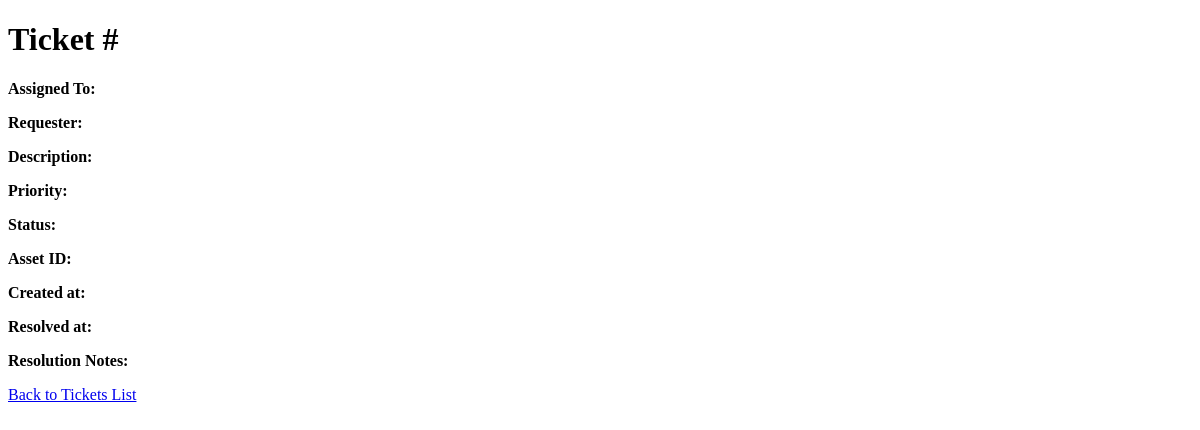
The app's page /ticket/4, older data.
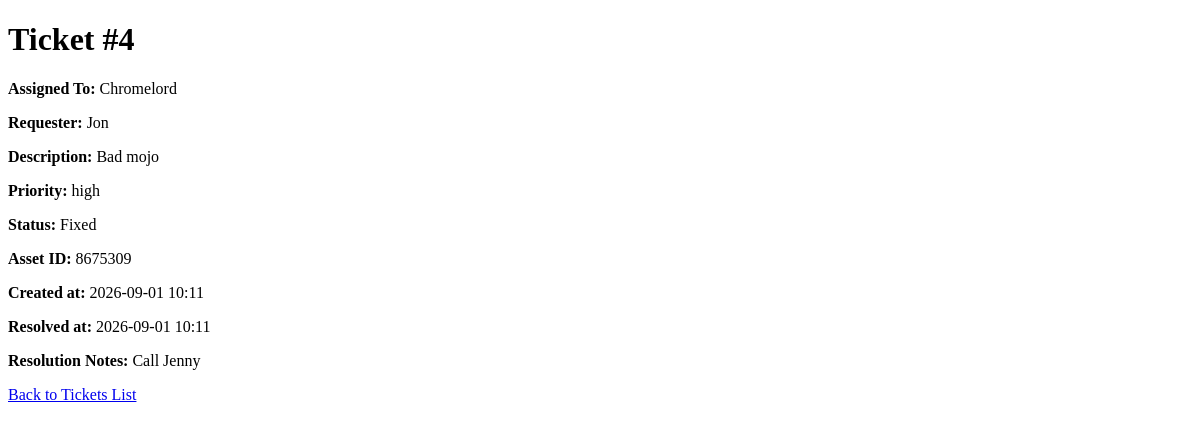
The same page, newer data.
### tables this page shows
CREATE TABLE tickets (
        id INTEGER PRIMARY KEY AUTOINCREMENT,
        assigned_to TEXT,
        requester TEXT,
        description TEXT,
        priority TEXT,
        status TEXT,
        asset_id TEXT,
        created_at TEXT,
        resolved_at TEXT
    , resolution_notes TEXT);

### app.py (the view)
@app.route("/ticket/<int:ticket_id>")
def view_ticket(ticket_id):
    db = sqlite3.connect("helpdesk.db")
    cursor = db.cursor()
    cursor.execute("SELECT * FROM tickets WHERE id = ?", (ticket_id,))
    ticket = cursor.fetchone()
    db.close()
    return render_template("ticket.html", ticket=ticket)

### templates/ticket.html (shortened to what this page needs)
<!DOCTYPE html>
<html>
    <head>
    </head>
    <body>
        <h1>Ticket #{{ ticket[0] }}</h1>
        <p><strong>Assigned To:</strong> {{ ticket[1] }}</p>
        <p><strong>Requester:</strong> {{ ticket[2] }}</p>
        <p><strong>Description:</strong> {{ ticket[3] }}</p>
        <p><strong>Priority:</strong> {{ ticket[4] }}</p>
        <p><strong>Status:</strong> {{ ticket[5] }}</p>
        <p><strong>Asset ID:</strong> {{ ticket[6] }}</p>
        <p><strong>Created at:</strong> {{ ticket[7] }}</p>
        <p><strong>Resolved at:</strong> {{ ticket[8] }}</p>
        <p><strong>Resolution Notes:</strong> {{ ticket[9] }}</p>
        <p><a href="/tickets">Back to Tickets List</a></p>
    </body>
</html>

Row changes from the older to the newer data that the page shows:
added tickets: id "4", assigned_to "Chromelord", requester "Jon", description "Bad mojo", priority "high", status "Fixed", asset "8675309", created_at "2026-09-01 10:11", resolved_at "2026-09-01 10:11", resolution_notes "Call Jenny"
